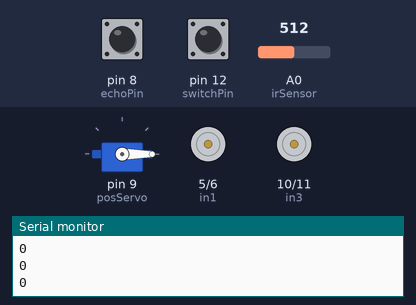
The sketch below on a simulated Arduino Uno, built with avr-gcc and run on an emulated ATmega328P. On the bench: servo, motor-driver pin pairs drawn as motors (green arrow = first pin HIGH = forward, orange = second pin HIGH = backward, longer = more drive), the last lines printed to the serial monitor. Inputs (shaded band) come from the test bench; at power-on: pin 12 (switchPin) LOW, pin 8 (echoPin) LOW, A0 (irSensor) = 512.

Above: at 2.2 s.
2.3 s: pin 12 (switchPin) pulled HIGH for 0.15 s
At 4.1 s:
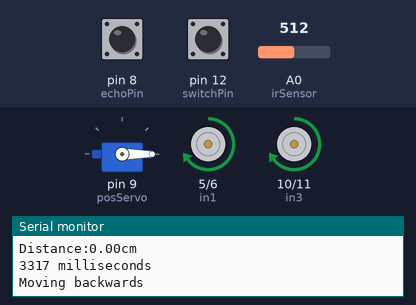
At 5.1 s:
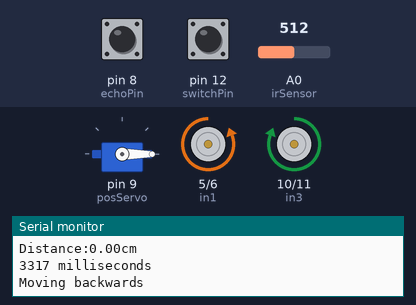
5.4 s: pin 8 (echoPin) pulsed HIGH 2 times (0.12 s each, 0.3 s apart)
At 6.6 s:
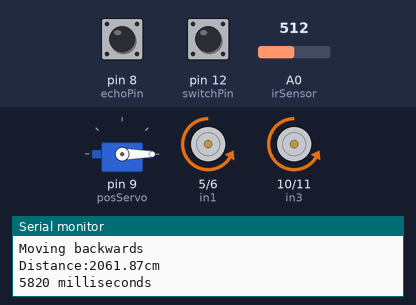
Timing chart, 0 to 14.3 s (numbered marks = the images above; inputs shaded):
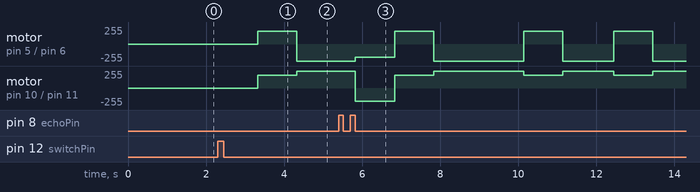

Measured:
- after the input at 2.3 s, motor on pin 5 (in1) / pin 6 (in2): stopped → forward 195/255 after 1.0 s, → backward 255/255 1.0 s later; motor on pin 10 (in3) / pin 11 (in4): stopped → forward 195/255 after 1.0 s, → forward 255/255 1.0 s later

The sketch:

QUALIFY_SKETCH_TESTEDITS.ino
```cpp
#include <Servo.h>
int unoMode;
#define period 10000
unsigned long startTime = 0;
//UNO'S MODES:
  //Mode 1: Ball Find Mode
  //Mode 2: Find Goal Mode
  //Mode 3: Power Switch Mode
  //Mode 4: Score Goal Mode
//MOTOR PIN SETUP
  //left motor
  //#define enA 10
  #define in1 5
  #define in2 6
  //right motor
  //#define enB
  #define in3 10
  #define in4 11
//SENSOR PIN SETUP
#define irSensor A0
#define trigPin 7
#define echoPin 8
//SERVO SETUP
Servo posServo;
//SWITCH PIN SETUP
#define switchPin 12
int switchState;

void setup() {
  //Pin, variable, and sensor declaration
  Serial.begin(9600);
  switchState = LOW;
  pinMode(trigPin, OUTPUT);
  pinMode(echoPin, INPUT);
  pinMode(in1, OUTPUT);
  pinMode(in2, OUTPUT);
  pinMode(in3, OUTPUT);
  pinMode(in4, OUTPUT);
  //Set Servo to Pin 9
  posServo.attach(9);
  posServo.write(0);//servo door is open
  delay(1000);
  unoMode = 3;

}

void loop() {
  float sharpDist = sharpSense();
  float wallDist = echoSense();
  //START TIMER, READ SWITCH
    while (unoMode == 3){
    switchState = digitalRead(switchPin);
    Serial.println(switchState);
    if (switchState == HIGH){
      unoMode = 1;
      }
    }

  //FIND BALL MODE CODE HERE
  while (unoMode == 1) {
  float sharpDist = sharpSense();
  float wallDist = echoSense();
  unsigned long currentTime = millis();
  unsigned long timeNow = currentTime - startTime;
  Serial.print(timeNow);
  Serial.println(" milliseconds");
   //Pattern movement for finding ball
   if (timeNow > period){
    getOut();
    startTime = currentTime;
    timeNow = currentTime - startTime;
   }
   moveForward();
  if (wallDist < 10){
    getOut();
    }
  else if (sharpDist < 4.32){
    posServo.write(30);
    stopUno();
    moveBackwards();
    // delay(500);
    stopUno();
    Serial.println("BALL HAS BEEN CONTAINED");
    startTime = currentTime;
    unoMode = 2;
  }
 }


  //FIND/SCORE GOAL CODE HERE
  while (unoMode == 2){
    unsigned long currentTime = millis();
    unsigned long timeNow = currentTime - startTime;
    float wallDist = echoSense();
    Serial.print(wallDist);
    Serial.println("cm");
    moveForward();
    if (timeNow > period){
      getOut();
      startTime = currentTime;
      timeNow = currentTime - startTime;
      break;
    }
    else if (wallDist < 7){
      stopUno();
      turnRight();
      Serial.println("Step 1");
    }
    else if (wallDist < 90 && wallDist > 88){
      stopUno();
      turnRight();
      unoMode = 4;
      break;
    }
    else {
      moveForward();
    }
  }


  while(unoMode == 4){
    unsigned long currentTime = millis();
    unsigned long timeNow = currentTime - startTime;
    float wallDist = echoSense();
      moveForward();
      if (timeNow < 7000){
        getOut();
        startTime = currentTime;
        timeNow = currentTime - startTime;
      }
      else if (wallDist < 10){
        stopUno();
        posServo.write(0);
         analogWrite(in1, 0);
         analogWrite(in2, 255);
         analogWrite(in3, 0);
         analogWrite(in4, 255);
        delay(700);
        stopUno();
        getOut();
        unoMode = 1;
        break;
      }

  }

}

//IR SENSOR FUNCTION
float sharpSense(){
  float val = analogRead(irSensor);
  float volts = val*0.0048828125;
  float distance = 13*pow(volts, -1);
  return distance;
}


//ECHO SENSOR FUNCTION
float echoSense(){
  digitalWrite(trigPin, LOW);
  delay(2);
  digitalWrite(trigPin, HIGH);
  delay(10);
  digitalWrite(trigPin, LOW);

  float duration = pulseIn(echoPin, HIGH);
  float distance = (duration/2) / 29.1;
  Serial.print("Distance:");
  Serial.print(distance);
  Serial.println("cm");
  return distance;
}


//MOVE FORWARD FUNCTION
void moveForward(){
    //move forwards
  analogWrite(in1, 0);
  analogWrite(in2, 200);
  analogWrite(in3, 0);
  analogWrite(in4, 200);

}


//STOP FUNCTION
void stopUno(){
  Serial.println("STOP!");
  analogWrite(in1, 0);
  analogWrite(in2, 0);
  analogWrite(in3, 0);
  analogWrite(in4, 0);
  delay(1000);
}


//TURN LEFT FUNCTION
void turnLeft(){ //240 degree turn LEFT function
  analogWrite(in1, 255);
  analogWrite(in2, 0);
  analogWrite(in3, 0);
  analogWrite(in4, 255);
  delay(1500);
   Serial.println("STOP!");
  analogWrite(in1, 0);
  analogWrite(in2, 0);
  analogWrite(in3, 0);
  analogWrite(in4, 0);
  delay(1000);
}

//TURN RIGHT FUNCTION
void turnRight(){ //240 turn RIGHT function
 analogWrite(in1, 0);
 analogWrite(in2, 255);
 analogWrite(in3, 255);
 analogWrite(in4, 0);
 delay(1300);

}

//ONE-EIGHTY TURN FUNCTION
void oneEighty(){ //180 degree turn function
  Serial.println("180 degree turn...");
  analogWrite(in1, 0);
  analogWrite(in2, 165);
  analogWrite(in3, 0);
  analogWrite(in4, 165);
  delay(2000);
}

//ACCELERATE AT TOP SPEED
void scoreGoal(){
  Serial.println("SCORE THIS GOAL!");
  analogWrite(in1, 0);
  analogWrite(in2, 255);
  analogWrite(in3, 0);
  analogWrite(in4, 255);
}

//MOVE BACKWARDs
void moveBackwards(){
  Serial.println("Moving backwards");  //move forwards
  analogWrite(in1, 195);
  analogWrite(in2, 0);
  analogWrite(in3, 195);
  analogWrite(in4, 0);

}

//GET OUT OF TROUBLE DEAR
void getOut(){
  unsigned long currentTime = millis();
  unsigned long getoutTime = currentTime - startTime;
     moveBackwards();
   delay(1000);
  turnRight();

}
```
